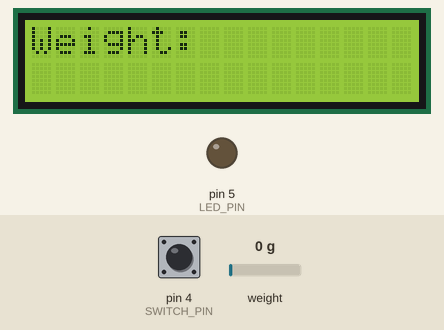
The sketch below on a simulated Arduino Uno, built with avr-gcc and run on an emulated ATmega328P. Parts: 16×2 character LCD, output pins drawn as LEDs (lit = HIGH). The test bench sets the inputs (shaded band); at power-on: pin 4 (SWITCH_PIN) HIGH, weight on the scale 0 g.

Above: at 2.2 s.
2.3 s: pin 4 (SWITCH_PIN) pulled LOW for 0.15 s
At 3.0 s:
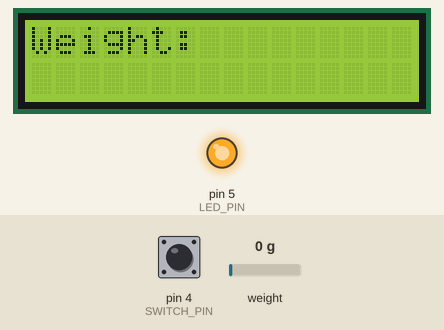
4.8 s: pin 4 (SWITCH_PIN) pulled LOW for 3.2 s
At 7.0 s:
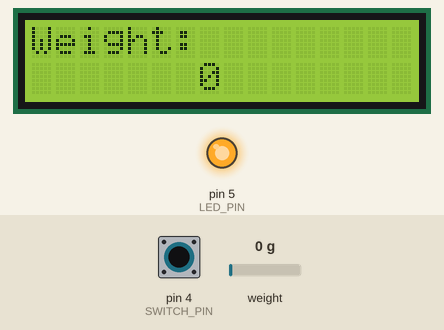
Timing chart, 0 to 10.3 s (numbered marks = the images above; inputs shaded):
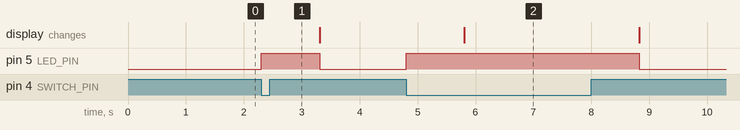

The sketch:

sketch_aug05d.ino
```cpp
#include <HX711.h>
#include <LiquidCrystal_I2C.h>

const int LOADCELL_DOUT_PIN = 2;
const int LOADCELL_SCK_PIN = 3;
const int SWITCH_PIN = 4;
const int LED_PIN = 5;
const int DISPLAY_ROWS = 2;
const int DISPLAY_COLUMNS = 16;

HX711 scale;

LiquidCrystal_I2C lcd(0x27, DISPLAY_COLUMNS, DISPLAY_ROWS);

void setup() {
  pinMode(SWITCH_PIN, INPUT_PULLUP);
  pinMode(LED_PIN, OUTPUT);
  lcd.begin(DISPLAY_COLUMNS, DISPLAY_ROWS);
  lcd.print("Weight:");
  scale.begin(LOADCELL_DOUT_PIN, LOADCELL_SCK_PIN);
  scale.set_scale(1.0); // Adjust this value for calibration
  scale.tare();
}

void loop() {
  if (digitalRead(SWITCH_PIN) == LOW) {
    digitalWrite(LED_PIN, HIGH);
    long rawWeight = scale.get_units(10);
    if (rawWeight < 0) rawWeight = 0;
    lcd.setCursor(7, 1);
    lcd.print("   "); // Clear previous weight value
    lcd.setCursor(7, 1);
    lcd.print(rawWeight, 1);
  } else {
    digitalWrite(LED_PIN, LOW);
    lcd.setCursor(7, 1);
    lcd.print("   ");
  }
}
```

Measured:
- after the input at 2.3 s, pin 5 (LED_PIN): LOW → HIGH at once, → LOW 1.0 s later
- after the input at 4.8 s, pin 5 (LED_PIN): LOW → HIGH at once, → LOW 4.0 s later; the display: changes after 1.0 s (image 2)
